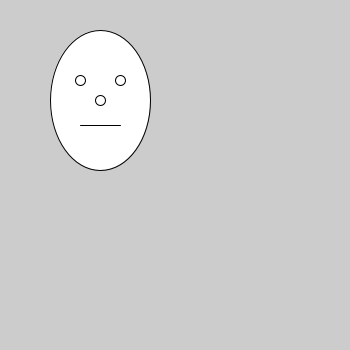
Frame 1 (no input)
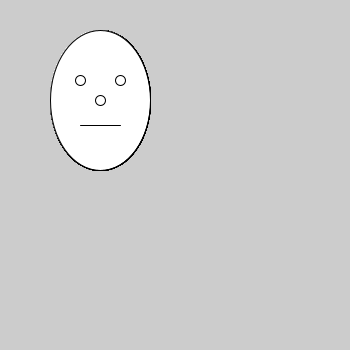
Frame 60 (the mouse pressed at the canvas centre just before this capture)
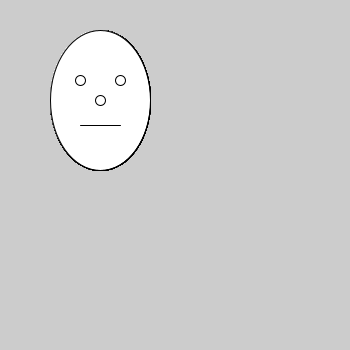
Frame 120 (the mouse held since frame 60 and released just before this capture)

The Processing sketch that drew these frames (run headless with seeded random() and noise(); from frame 60 on, the mouse is pressed at the canvas centre):

// Processing sketch: sketch_170206c_myFace
// ── sketch_170206c_myFace.pde
//1. Write a function/method that draws a simple face
//call the function inside void draw()
//save the sketch with a sensible name

//2. save as a new sketch
//add two parameters to the function that tell the face an x/y location to draw itself


//useful:
/*
size(width, height);
ellipse(x, y, width, height);
rect(x, y, width, height);
line(x, y, x2, y2);
*/


void setup() {
  
  size(350, 350);
  
}


void drawFace() {
  ellipse(100, 100, 100, 140);
  ellipse(80, 80, 10, 10);
  ellipse(120, 80, 10, 10);
  ellipse(100, 100, 10, 10);
  line(80, 125, 120, 125);
  }


void draw() {

  drawFace();
  
}
